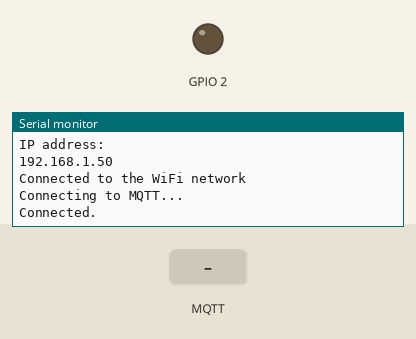
The sketch below on a simulated ESP8266 (NodeMCU). Shown: output pins drawn as LEDs (lit = HIGH), the last lines printed to the serial monitor. Inputs (shaded band) come from the test bench. WiFi joins after 1.5 s; servers stay silent unless stated; no MQTT or app messages arrive unless stated.

Above: at 2.7 s.
2.8 s: MQTT message "1" arrives on the first subscribed topic
At 3.2 s:
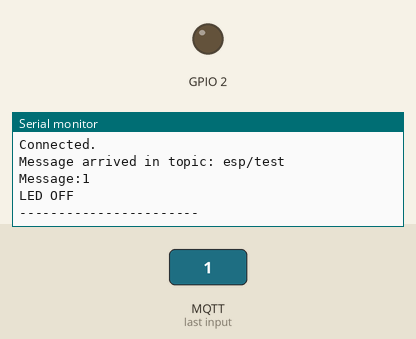
4.3 s: MQTT message "on" arrives on the first subscribed topic
At 5.5 s:
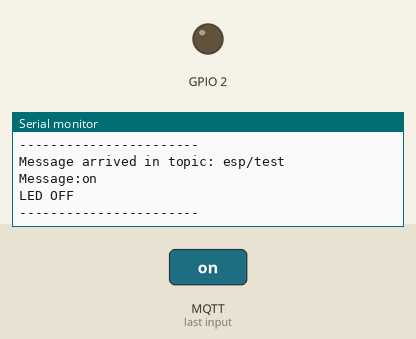
5.8 s: MQTT message "off" arrives on the first subscribed topic
At 6.7 s:
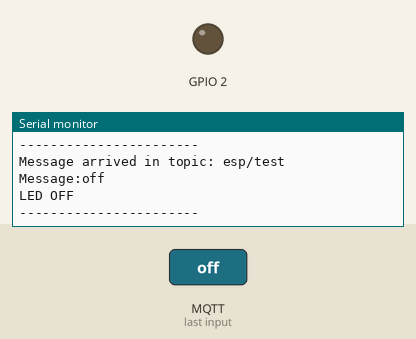

The sketch:

mqtt_subscribe_esp8266.ino
```cpp
#include <ESP8266WiFi.h>
#include <PubSubClient.h>
#include <string.h>

const char *wifiSSID = "SOME_SSID";
const char *wifiPassword = "SOME_PASS";
const char *mqttServer = "SOME_IP";
const int mqttPort = 1883;

WiFiClient espClient;
PubSubClient client(espClient);

void callback(char *topic, byte *payload, unsigned int length)
{
    char value[100] = "";
    Serial.print("Message arrived in topic: ");
    Serial.println(topic);

    Serial.print("Message:");
    for (int i = 0; i < length; i++)
    {
        value[i] = (char) payload[i];
    }

    Serial.println(value);

    if(strcmp ("ON",value) == 0){
        Serial.println("LED ON");
        digitalWrite(2, HIGH);
    }else{
      Serial.println("LED OFF");
        digitalWrite(2, LOW);
    }

    Serial.println();
    Serial.println("-----------------------");
}

void setup(){
    pinMode(2, OUTPUT);
    Serial.begin(115200);
    WiFi.begin(wifiSSID, wifiPassword);

    while (WiFi.status() != WL_CONNECTED){
        delay(500);
        Serial.println("Connecting to WiFi...");
    }

    Serial.println("IP address: ");
    Serial.println(WiFi.localIP());
    Serial.println("Connected to the WiFi network");

    client.setServer(mqttServer, mqttPort);
    client.setCallback(callback);

    while (!client.connected()){
        Serial.println("Connecting to MQTT...");

        if (client.connect("test_client")){
            Serial.println("Connected.");
        }
        else{
            Serial.print("Failed with state: ");
            Serial.print(client.state());
            delay(2000);
        }
    }

    client.subscribe("esp/test");
}

void loop(){
    client.loop();
}
```

Measured:
- after the input at 2.8 s, the serial monitor: prints a new line at once (image 1)
- after the input at 4.3 s, the serial monitor: prints a new line at once (image 2)
- after the input at 5.8 s, the serial monitor: prints a new line at once (image 3)
